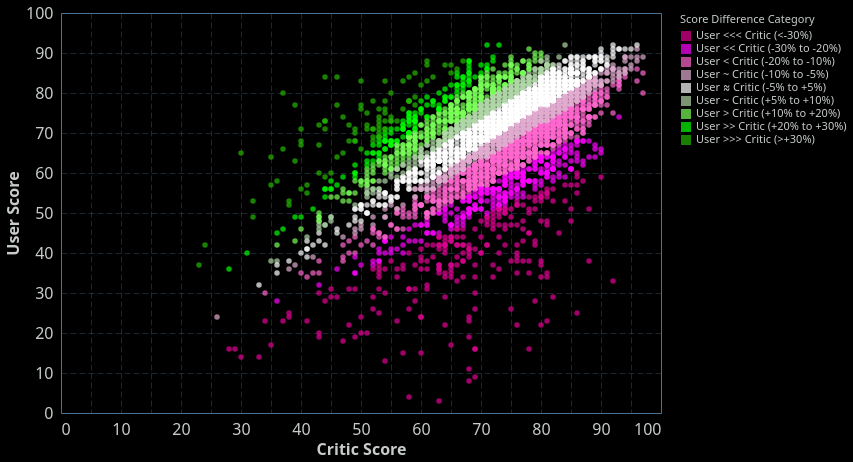

Describe this chart as a Vega-Lite specification.
### Vega-Lite specification from a JSON file in a GitHub repository (floating-point values rounded to 4 significant figures; data arrays with more than 128 entries replaced by an {"elided": "..."} marker saying what was removed)
{"config": {"view": {"continuousWidth": 400, "continuousHeight": 300, "stroke": "#4A7295", "strokeWidth": 1}, "background": "#000000", "mark": {"color": "#ff00ff"}, "arc": {"fill": "#ff00ff"}, "area": {"fill": "#ff00ff", "line": true, "fillOpacity": 0.1}, "line": {"stroke": "#ff00ff", "strokeWidth": 2}, "path": {"stroke": "#ff00ff"}, "rect": {"fill": "#ff00ff"}, "shape": {"stroke": "#ff00ff"}, "symbol": {"fill": "#ff00ff"}, "title": {"color": "#C7CCC9", "anchor": "start", "dy": -15, "fontSize": 16, "font": "IBM Plex Sans,system-ui,-apple-system,BlinkMacSystemFont,\".sfnstext-regular\",sans-serif", "fontWeight": 600}, "axisBand": {"grid": false}, "axis": {"labelColor": "#C7CCC9", "labelFontSize": 16, "labelFont": "IBM Plex Sans Condensed, system-ui, -apple-system, BlinkMacSystemFont, \".SFNSText-Regular\", sans-serif", "labelFontWeight": 400, "titleColor": "#C7CCC9", "titleFontWeight": 600, "titleFontSize": 16, "grid": true, "gridColor": "#4A7295", "labelAngle": 0, "domainColor": null, "tickColor": null, "labelPadding": 2, "tickSize": 6, "tickWidth": 0.5, "gridOpacity": 1, "gridZ": 1}, "axisX": {"gridDash": [6, 3], "gridWidth": 0.35, "gridColor": "#4A7295", "labelAngle": 0}, "axisY": {"gridDash": [6, 3], "gridWidth": 0.35, "gridColor": "#4A7295"}, "layer": {"grid": 1, "mark": 0}, "legend": {"labelFontSize": 11, "padding": 1, "symbolType": "square", "labelColor": "#C7CCC9", "titleColor": "#C7CCC9"}, "style": {"guide-label": {"font": "IBM Plex Sans,system-ui,-apple-system,BlinkMacSystemFont,\".sfnstext-regular\",sans-serif", "fill": "#C7CCC9", "fontWeight": 400}, "guide-title": {"font": "IBM Plex Sans,system-ui,-apple-system,BlinkMacSystemFont,\".sfnstext-regular\",sans-serif", "fill": "#C7CCC9", "fontWeight": 400}}, "range": {"category": ["#0000FF", "#FF6600FF", "#44E602", "#ff00ff", "#FFFF00", "#9900CC", "#33CCFF", "#f77976ff", "#CC66FF"]}}, "data": {"name": "data-238edb8fd83b7785187fbc759d577173"}, "mark": {"type": "circle"}, "encoding": {"color": {"field": "metacritic_score_difference_pct_category", "scale": {"range": ["#E20194", "#FF00FF", "#FF66CF", "#DFABCF", "#FFFFFF", "#AFD5A6", "#79FF59", "#00FF00", "#23B700"]}, "sort": ["User <<< Critic (<-30%)", "User << Critic (-30% to -20%)", "User < Critic (-20% to -10%)", "User ~ Critic (-10% to -5%)", "User ≈ Critic (-5% to +5%)", "User ~ Critic (+5% to +10%)", "User > Critic (+10% to +20%)", "User >> Critic (+20% to +30%)", "User >>> Critic (>+30%)"], "title": "Score Difference Category", "type": "nominal"}, "tooltip": [{"field": "name", "title": "name", "type": "nominal"}, {"field": "metacritic_score", "title": "critic", "type": "quantitative"}, {"field": "metacritic_user_score_0_100", "title": "user", "type": "quantitative"}, {"field": "metacritic_score_difference", "title": "Numerical difference", "type": "quantitative"}, {"field": "metacritic_score_difference_pct", "format": ".2f", "title": "Percentage difference", "type": "quantitative"}, {"field": "metacritic_score_difference_pct_category", "title": "Category", "type": "ordinal"}], "x": {"field": "metacritic_score", "title": "Critic Score", "type": "quantitative"}, "y": {"field": "metacritic_user_score_0_100", "title": "User Score", "type": "quantitative"}}, "height": 400, "params": [{"name": "param_15", "select": {"type": "interval", "encodings": ["x", "y"]}, "bind": "scales"}], "width": 600, "$schema": "https://vega.github.io/schema/vega-lite/v5.20.1.json", "datasets": {"data-238edb8fd83b7785187fbc759d577173": {"elided": "4504 records"}}}
